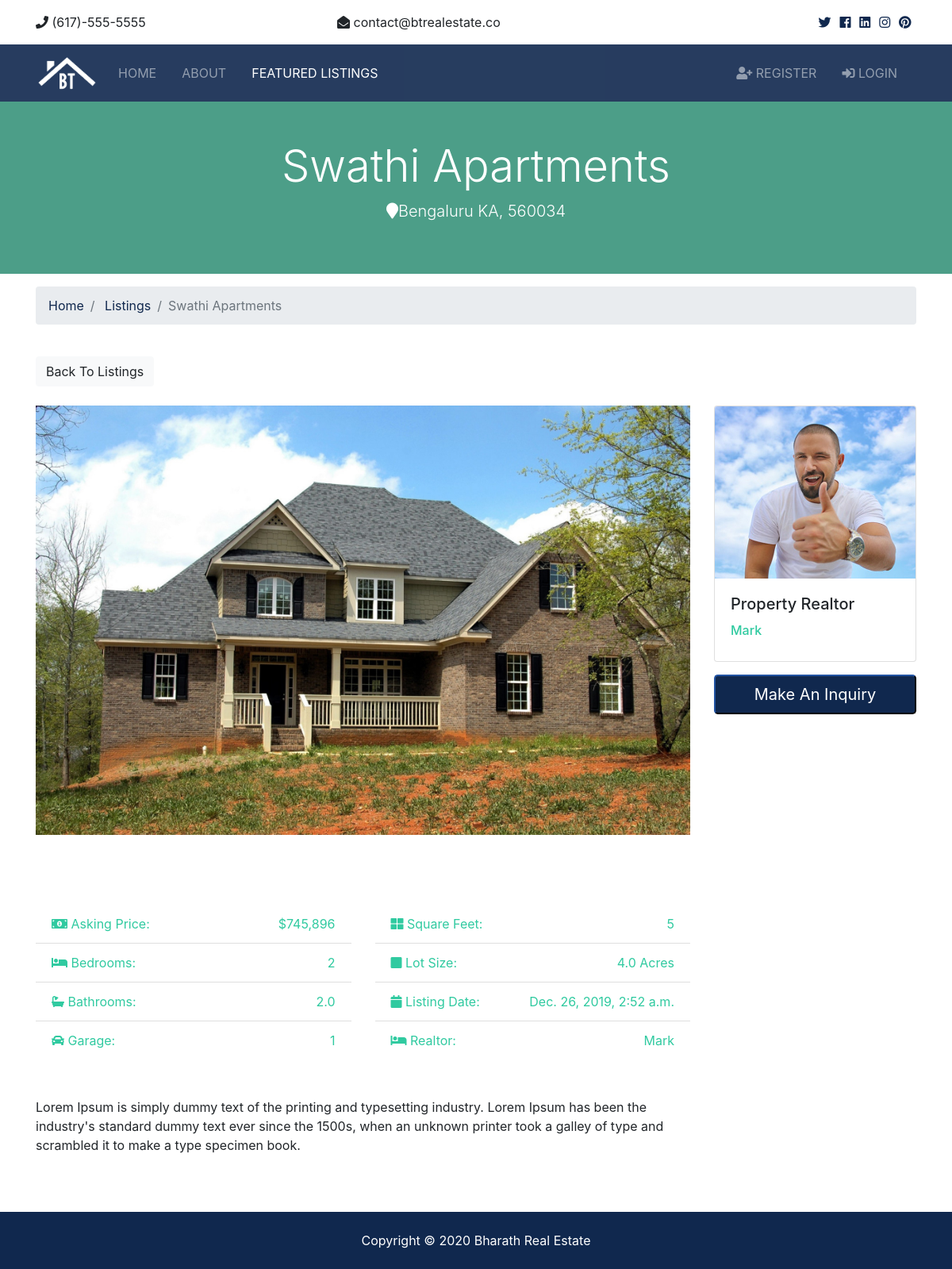
Page /listings/5 on the committed database.
### listings/models.py (models this page shows, shortened)
class Listing(models.Model):
    realtor = models.ForeignKey(Realtor, on_delete=models.DO_NOTHING)
    title = models.CharField(max_length=200)
    address = models.CharField(max_length=200)
    city = models.CharField(max_length=100)
    state = models.CharField(max_length=100)
    zipcode = models.CharField(max_length=20)
    description = models.TextField(blank=True)
    price = models.IntegerField()
    bedrooms = models.IntegerField()
    bathrooms = models.DecimalField(max_digits=2, decimal_places=1)
    garage = models.IntegerField(default=0)
    sqft = models.IntegerField()
    lot_size = models.DecimalField(max_digits=5, decimal_places=1)
    photo_main = models.ImageField(
        default='logo.png', null=True, blank=True)
    photo_1 = models.ImageField(
        default='logo.png', null=True, blank=True)
    photo_2 = models.ImageField(
        default='logo.png', null=True, blank=True)
    photo_3 = models.ImageField(
        default='logo.png', null=True, blank=True)
    photo_4 = models.ImageField(
        default='logo.png', null=True, blank=True)
    photo_5 = models.ImageField(
        default='logo.png', null=True, blank=True)
    photo_6 = models.ImageField(
        default='logo.png', null=True, blank=True)
    is_published = models.BooleanField(default=True)
    list_date = models.DateTimeField(default=datetime.now, blank=True)

### realtors/models.py (models this page shows)
class Realtor(models.Model):
    name = models.CharField(max_length=200)
    photo = models.ImageField(
        default='logo.png', null=True, blank=True)
    description = models.TextField(blank=True)
    phone = models.CharField(max_length=20)
    email = models.CharField(max_length=50)
    is_mvp = models.BooleanField(default=False)
    hire_date = models.DateTimeField(default=datetime.now, blank=True)
    def __str__(self):
        return self.name

### listings/views.py (the view)
# urls.py: path('<int:listing_id>', views.listing, name='listing'),
def listing(request, listing_id):
    listing = get_object_or_404(Listing, pk=listing_id)
    context = {
        'listing': listing
    }
    return render(request, 'listings/listing.html', context)

### templates/listings/listing.html (shortened to what this page needs)
{% extends 'base.html' %}
{% load humanize %}
{% block content %}
<section id="showcase-inner" class="py-5 text-white">
    <div class="container">
        <div class="row text-center">
            <div class="col-md-12">
                <h1 class="display-4">{{ listing.title }}</h1>
                <p class="lead">
                    <i class="fas fa-map-marker"></i>{{ listing.city }} {{ listing.state }},
                    {{ listing.zipcode }}</p>
            </div>
        </div>
    </div>
</section>
<section id="bc" class="mt-3">
    <div class="container">
        <nav>
            <ol class="breadcrumb">
                <li class="breadcrumb-item">
                    <a href="{% url 'index' %}">Home</a>
                </li>
                <li class="breadcrumb-item">
                    <a href="{% url 'listings' %}">Listings</a>
                </li>
                <li class="breadcrumb-item active">{{ listing.title }}</li>
            </ol>
        </nav>
    </div>
</section>
<section id="listing" class="py-4">
    <div class="container">
        <a href="{% url 'listings' %}" class="btn btn-light mb-4">Back To Listings</a>
        <div class="row">
            <div class="col-md-9">
                <img src="{{ listing.photo_main.url }}" alt="" class="img-main img-fluid mb-3">
                <div class="row mb-5 thumbs">
                    {% if listing.photo_1 %}
                    <div class="col-md-2">
                    </div>
                    {% endif %}
                    {% if listing.photo_2 %}
                    <div class="col-md-2">
                    </div>
                    {% endif %}
                    {% if listing.photo_3 %}
                    <div class="col-md-2">
                    </div>
                    {% endif %}
                    {% if listing.photo_4 %}
                    <div class="col-md-2">
                    </div>
                    {% endif %}
                    {% if listing.photo_5 %}
                    <div class="col-md-2">
                    </div>
                    {% endif %}
                    {% if listing.photo_6 %}
                    <div class="col-md-2">
                    </div>
                    {% endif %}
                </div>
                <div class="row mb-5 fields">
                    <div class="col-md-6">
                        <ul class="list-group list-group-flush">
                            <li class="list-group-item text-secondary">
                                <i class="fas fa-money-bill-alt"></i> Asking Price:
                                <span class="float-right">${{ listing.price | intcomma}}</span>
                            </li>
                            <li class="list-group-item text-secondary">
                                <i class="fas fa-bed"></i> Bedrooms:
                                <span class="float-right">{{ listing.bedrooms}}</span>
                            </li>
                            <li class="list-group-item text-secondary">
                                <i class="fas fa-bath"></i> Bathrooms:
                                <span class="float-right">{{ listing.bathrooms}}</span>
                            </li>
                            <li class="list-group-item text-secondary">
                                <i class="fas fa-car"></i> Garage:
                                <span class="float-right">{{ listing.garage}}
                                </span>
                            </li>
                        </ul>
                    </div>
                    <div class="col-md-6">
                        <ul class="list-group list-group-flush">
                            <li class="list-group-item text-secondary">
                                <i class="fas fa-th-large"></i> Square Feet:
                                <span class="float-right">{{ listing.sqft}}</span>
                            </li>
                            <li class="list-group-item text-secondary">
                                <i class="fas fa-square"></i> Lot Size:
                                <span class="float-right">{{ listing.lot_size}} Acres
                                </span>
                            </li>
                            <li class="list-group-item text-secondary">
                                <i class="fas fa-calendar"></i> Listing Date:
                                <span class="float-right">{{ listing.list_date}}</span>
                            </li>
                            <li class="list-group-item text-secondary">
                                <i class="fas fa-bed"></i> Realtor:
                                <span class="float-right">{{ listing.realtor}}
                                </span>
                            </li>
                        </ul>
                    </div>
                </div>
                <div class="row mb-5">
                    <div class="col-md-12">
                        {{ listing.description }}
                    </div>
                </div>
            </div>
            <div class="col-md-3">
                <div class="card mb-3">
                    <img class="card-img-top" src="{{ listing.realtor.photo.url }}" alt="">
                    <div class="card-body">
                        <h5 class="card-title">Property Realtor</h5>
                        <h6 class="text-secondary">{{ listing.realtor }}</h6>
                    </div>
                </div>
                <button class="btn-primary btn-block btn-lg" data-toggle="modal" data-target="#inquiryModal">Make An
                    Inquiry</button>
            </div>
        </div>
    </div>
</section>
{% endblock content %}

### static/css/all.css (style rules this page uses)
.fa, .fas, .far, .fal, .fab { -moz-osx-font-smoothing: grayscale; -webkit-font-smoothing: antialiased; display: inline-block; font-style: normal; font-variant: normal; text-rendering: auto; line-height: 1; }
.fa-bath:before { content: "\f2cd"; }
.fa-bed:before { content: "\f236"; }
.fa-calendar:before { content: "\f133"; }
.fa-car:before { content: "\f1b9"; }
.fa-map-marker:before { content: "\f041"; }
.fa-money-bill-alt:before { content: "\f3d1"; }
.fa-square:before { content: "\f0c8"; }
.fa-th-large:before { content: "\f009"; }
.fa, .fas { font-family: 'Font Awesome 5 Free'; font-weight: 900; }

### static/css/style.css (style rules this page uses)
img { width: 100%; }
#showcase-inner { background: url(../img/building.jpg) no-repeat top center fixed/cover; position: relative; overflow: hidden; min-height: 200px; }
#showcase-inner::before { content: ''; position: absolute; top: 0; left: 0; min-height: 100%; width: 100%; background: rgba(32, 134, 107, 0.8); }

### rows in the picture
Listing: title "Swathi Apartments", city "Bengaluru", state "KA", zipcode "560034", photo_main (picture), price "745,896", bedrooms "2", bathrooms "2.0", garage "1", sqft "5", lot_size "4.0", list_date "Dec. 26, 2019, 2:52 a.m.", realtor "Mark", description "Lorem Ipsum is simply dummy text of the printing and typesetting industry. Lorem Ipsum has been the industry's standard dummy text ever since the 1500s, when an unknown printer took a galley of type and scrambled it to make a type specimen book.", realtor.photo (picture)
